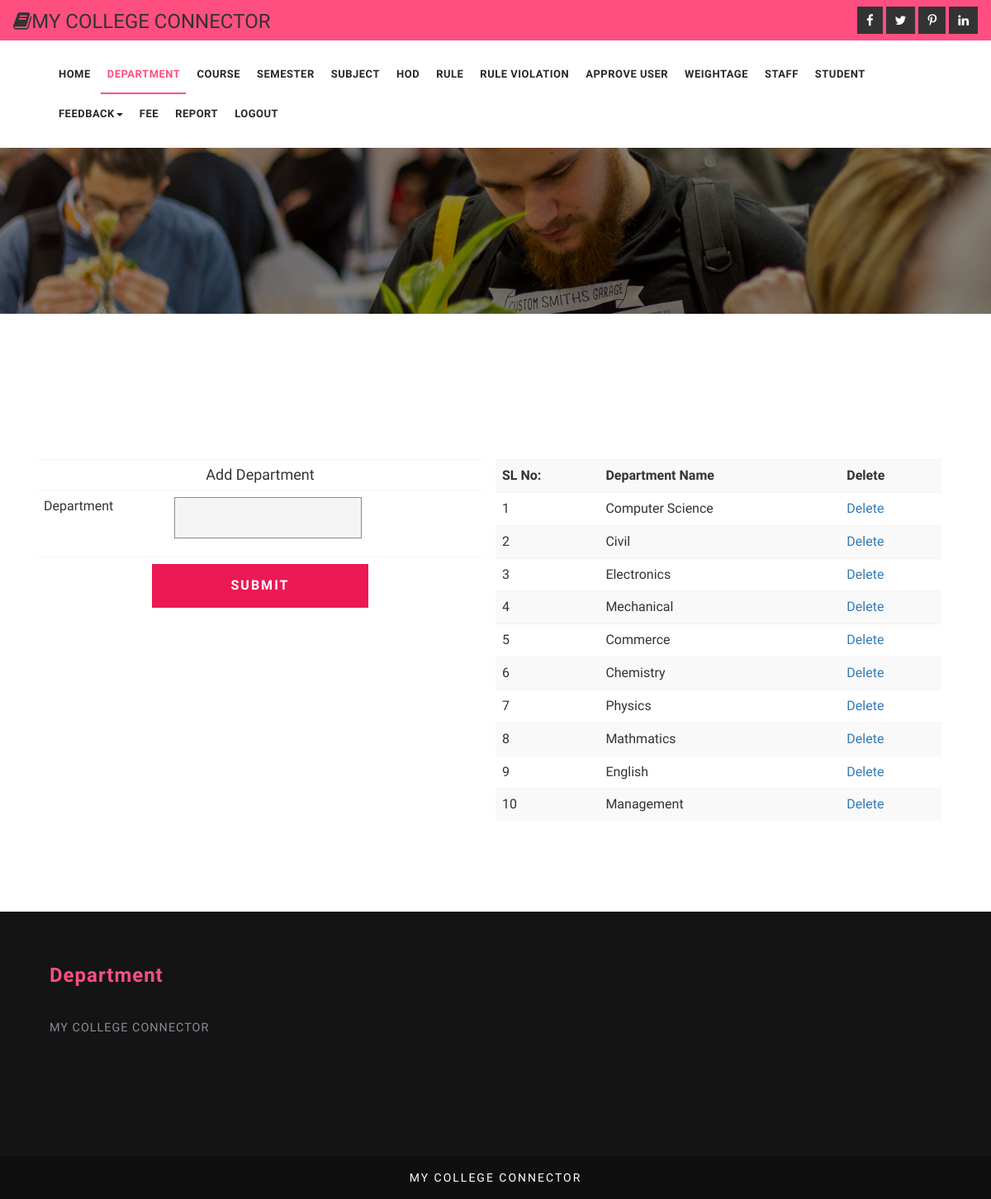
The page /admin/department.php (signed in) on the database its author committed.
### tables this page shows
CREATE TABLE IF NOT EXISTS `tbl_department` (
  `department_id` int(11) NOT NULL AUTO_INCREMENT,
  `department_name` varchar(50) NOT NULL,
  PRIMARY KEY (`department_id`)
);

### admin/query.php (called while the page is built, shortened)
<?php
include_once("../dboperation.php");
class query
{
function add_department_details($dpt)
{
	  echo  $sql="insert into tbl_department(department_name)values('$dpt')";
		$db=new dboperation();
		$res=$db->execute($sql);
		return $res;
}function select_department()
	{
	   $sql="select * from tbl_department";
		$db=new dboperation();
		$res=$db->execute($sql);
		return $res;
	}
}
?>

### dboperation.php (called while the page is built, shortened)
<?php
class dboperation
{
	var $con,$dbcon,$res;
	function dbconnect()
	{
		$this->con=mysqli_connect("localhost","root","","college_connector");
	}
	function execute($qry)
	{
		$this->res=mysqli_query($this->con,$qry);
		return $this->res;
	}
}
?>

### admin/department.php (the view, shortened to what this page needs)
<!DOCTYPE html>
<html>
<head>
	<link href="../css/bootstrap.css" rel="stylesheet" type="text/css" media="all" />
	<link href="../css/style.css" rel="stylesheet" type="text/css" media="all" />
	<link href="../css/font-awesome.css" rel="stylesheet">
</head>
<body>
	    <?php
if(isset($_SESSION['login_id']))
{
    ?>
	<div class="header-1">
	<div class="agileits_top_menu">
		<div class="w3l_header_left">
					<div>
				<h3><span class="fa fa-book" aria-hidden="true"></span>MY COLLEGE CONNECTOR</h3></div>
			</div>
			<div class="w3l_header_right">
				<div class="w3ls-social-icons text-left">
					<a class="facebook" href="#"><i class="fa fa-facebook"></i></a>
					<a class="twitter" href="#"><i class="fa fa-twitter"></i></a>
					<a class="pinterest" href="#"><i class="fa fa-pinterest-p"></i></a>
					<a class="linkedin" href="#"><i class="fa fa-linkedin"></i></a>
				</div>
			</div>
			<div class="clearfix"> </div>
		</div>
		<div class="content white agile-info">
			<nav class="navbar navbar-default" role="navigation">
				<div class="container">
					<div class="collapse navbar-collapse" id="bs-example-navbar-collapse-1">
						<nav class="link-effect-2" id="link-effect-2">
							<ul class="nav navbar-nav">
								<li  ><a href="adminhome.php" class="effect-3">Home</a></li>
								<li class="active"><a href="department.php" class="effect-3">Department</a></li>
								<li><a href="course.php" class="effect-3">Course</a></li>
<li><a href="semester.php" class="effect-3">Semester</a></li>
<li><a href="subject.php" class="effect-3">Subject</a></li>
<li><a href="hod.php" class="effect-3">HOD</a></li>
<li><a href="rule.php" class="effect-3">Rule</a></li>
<li><a href="rule_violation.php" class="effect-3">Rule Violation</a></li>
<li><a href="approve_user.php" class="effect-3">Approve User</a></li>
	<li><a href="add_weightage.php" class="effect-3">Weightage</a></li>
<li><a href="staff.php" class="effect-3">Staff</a></li>
<li><a href="student.php" class="effect-3">Student</a></li>
<li><a href="#" class="dropdown-toggle hvr-bounce-to-bottom" data-toggle="dropdown" role="button" aria-haspopup="true" aria-expanded="false">Feedback<span class="caret"></span></a>
										</li>
<li><a href="feedetails.php" class="effect-3">Fee</a></li>
							<li><a href="report.php" class="effect-3">
								Report</a></li>
								<li><a href="../logout.php" class="effect-3">Logout</a></li>
							</ul>
						</nav>
					</div>
				</div>
			</nav>
		</div>
	</div>
	<div class="inner_content_info_agileits">
		<div class="container">
			<div class="inner_sec_grids_info_w3ls">
				<div class="w3layouts_mail_grid">
						<div class="col-md-6 wthree_contact_left_grid" style="">
						<form name="f1" method="post" action="process_add_deparatment.php">
  <table class="table">
    <tr>
    <td colspan="2" align="center"><h4> Add Department</h4></td></tr><tr>
      <td>Department</td>
      <td><label>
        <input name="department_name" type="text" id="department_name">
      </label></td>
    </tr>
        <tr>
      <td colspan="2" align="center">
        <input style="width:50%" class="operations" type="submit" name="Submit" value="Submit" onClick="return validate_department()">
     </td>
    </tr>
  </table>
</form>
						</div>
						<div class="col-md-6 wthree_contact_left_grid">
	 <table  class="table table-striped">
    <tr class="toptrtbl">
      <th>SL No:</th>
      <th>Department Name</th>
      <th>Delete</th>
    </tr>
    <?php
include_once("query.php");
$user=new query();
$res=$user->select_department();
 ?>
    <?php
	$count=1;
  while($r=mysqli_fetch_array($res))
  {
  ?>
    <tr  class=ros<?php echo  $count%2; ?>>
      <td><?php echo  $count ?></td>
      <td><?php echo $r['department_name'] ?></td>
      <td><a class="operations" href="process_delete_department.php?id=<?php echo $r['department_id'] ?>">Delete</a></td>
    </tr>
    <?php
	$count++;
  }
  ?>
  </table>
						</div>
						<div class="clearfix"> </div>
				</div>
			</div>
		</div>
	</div>
	<div class="footer_top_agileits">
		<div class="container">
			<div class="col-md-4 footer_grid">
				<h3>Department</h3>
				<p>MY COLLEGE CONNECTOR
				</p>
			</div>
			<div class="col-md-4 footer_grid">
			</div>
			<div class="col-md-4 footer_grid">
			</div>
			<div class="clearfix"> </div>
		</div>
	</div>
	<div class="footer_w3ls">
		<div class="container">
					<div class="footer_bottom1">
						<p>MY COLLEGE CONNECTOR</p>
					</div>
		</div>
	</div>
<?php
}
else
{
    header("location:../login.php");
}
?>
</body>
</html>

### css/style.css (style rules this page uses)
html, body { margin: 0; font-size: 100%; background: #fff; font-family: 'Work Sans', sans-serif; }
body a { text-decoration: none; transition: 0.5s all; -webkit-transition: 0.5s all; -moz-transition: 0.5s all; -o-transition: 0.5s all; -ms-transition: 0.5s all; }
input[type="button"], input[type="submit"] { transition: 0.5s all; -webkit-transition: 0.5s all; -moz-transition: 0.5s all; -o-transition: 0.5s all; -ms-transition: 0.5s all; }
h1, h2, h3, h4, h5, h6 { margin: 0; font-family: 'Work Sans', sans-serif; }
p { margin: 0; letter-spacing: 1px; font-size: 0.9em; }
ul { margin: 0; padding: 0; }
label { margin: 0; }
.w3l_header_left { float:left; margin: .3em 0 0; }
.w3l_header_right { float: right; }
.w3ls-social-icons.text-left a { display: inline-block; }
.w3ls-social-icons i { font-size: 15px; background: #333; padding: 8px 10px; color: #fff; border: 1px solid #333; transition: 0.5s all; -webkit-transition: 0.5s all; -o-transition: 0.5s all; -ms-transition: 0.5s all; -moz-transition: 0.5s all; }
.agileits_top_menu { background: #ff4f81; padding: 0.5em 1em; }
.header-1 { background: url(../images/banner1.jpg) 0px 0px no-repeat; background-size: cover; min-height: 380px; }
.content { margin: 0; padding: 0px; }
.navbar-nav { margin: 0; }
.content.white { background: #fff; padding: 1em 0; }
.navbar { position: relative; min-height: 50px; margin-bottom: 0!important; border: 1px solid transparent; }
.navbar-default { background-color: #fff; border-color: #fff; }
.navbar-default .navbar-nav>li>a { color: #282828; font-size: 13px; letter-spacing: 0.5px; font-weight: 600; text-transform: uppercase; padding: 14px 8px; }
.navbar-nav>li>a { padding-top: 18px; padding-bottom: 15px; }
.navbar-default .navbar-nav>.active>a:before { background: #ff4f81; transform: translateX(0); -webkit-transform: translateX(0); -moz-transform: translateX(0); -o-transform: translateX(0); -ms-transform: translateX(0); }
.effect-3 { overflow: hidden; }
.effect-3:before { left: -1px; bottom: 0; width: 100%; height: 2px; background:#ff4f81; content: ''; position: absolute; transition: transform .5s ease; transform: translateX(-100%); -webkit-transform: translateX(-100%); -moz-transform: translateX(-100%); -o-transform: translateX(-100%); -ms-transform: translateX(-100%); }
.navbar-default .navbar-nav>.active>a, .navbar-default .navbar-nav>.active>a:hover, .navbar-default .navbar-nav>.active>a:focus { color: #ff4f81; background: none; }
.navbar-nav>li { float: left; margin: 0 2px; }
.table>thead>tr>th, .table>tbody>tr>th, .table>tfoot>tr>th, .table>thead>tr>td, .table>tbody>tr>td, .table>tfoot>tr>td { padding: 8px; line-height: 1.42857143; vertical-align: top; border-top: 1px solid rgba(241, 234, 239, 0.5); }
.w3layouts_mail_grid input[type="text"], .w3layouts_mail_grid input[type="email"], .w3layouts_mail_grid input[type="password"], .w3layouts_mail_grid textarea,.w3layouts_mail_grid select { outline: none; padding: 14px; font-size: 14px; color: #212121; background: #f5f5f5; width: 100%; border: 1px solid #8f8888; margin-bottom: 1em; letter-spacing: 2px; }
.w3layouts_mail_grid input[type="submit"], .w3layouts_mail_grid input[type="reset"] { outline: none; padding: 15px 20px; font-size: 16px; color: #fff; font-weight: 600; background: #ec1955; width: 100%; border: none; text-transform: uppercase; letter-spacing: 2px; }
.w3layouts_mail_grid { margin: 3em 0 10px 0; }
.wthree_contact_left_grid { padding-left: 0; }
.inner_content_info_agileits { padding: 1px 0; }
.footer_top_agileits { background: #141415; padding: 4em 0; }
.footer_w3ls { background: #0f0f10; text-align: center; padding: 1em 0; }
.footer_bottom1 p { color: #fff; font-size: 14px; letter-spacing: 2px; margin-top: 0em; }
.footer_grid h3, .footer_grid_left h3 { font-size: 1.5em; color: #ff4f81; position: relative; margin-bottom: 1.5em; font-weight: 600; letter-spacing: 1px; }
.footer_grid p { color: #8b8b96; line-height: 2em; margin-bottom: 2em; }
@media (max-width:1366px) { .inner_sec_grids_info_w3ls { margin-top: 3em; } }
@media (max-width:1366px) { .inner_content_info_agileits, .banner-bottom, .services { padding: 5em 0; } }

### rows shown on the page
tbl_department: department_name "Computer Science"
tbl_department: department_name "Civil"
tbl_department: department_name "Electronics"
tbl_department: department_name "Mechanical"
tbl_department: department_name "Commerce"
tbl_department: department_name "Chemistry"
tbl_department: department_name "Physics"
tbl_department: department_name "Mathmatics"
tbl_department: department_name "English"
tbl_department: department_name "Management"
